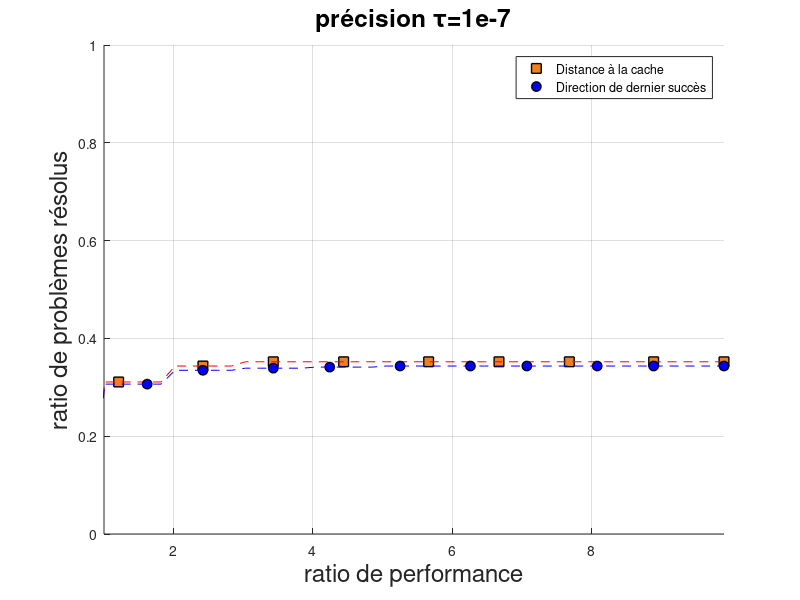

The MATLAB script that drew this image:
%            b     blue          .     point              -     solid
%            g     green         o     circle             :     dotted
%            r     red           x     x-mark             -.    dashdot 
%            c     cyan          +     plus               --    dashed   
%            m     magenta       *     star             (none)  no line
%            y     yellow        s     square
%            k     black         d     diamond
%            w     white         v     triangle (down)
%                                ^     triangle (up)
%                                <     triangle (left)
%                                >     triangle (right)
%                                p     pentagram
%                                h     hexagram
%         


clear all;

MM=50;
MMM=10;
cBlue = [28 96 243] ./ 255;
cRed = [239 11 3] ./ 255;
cGreen = [96 239 10] ./ 255;
cOrange = [241 126 32] ./ 255;
cViolet = [150 11 150] ./ 255;
cRose = [255 95 145] ./ 255;

cLightBlue = [72 242 253] ./ 255;
cLightRed = [231 100 148] ./ 255;
cLightGreen = [56 220 190] ./ 255;
cLightOrange = [245 206 149] ./ 255;
cLightViolet = [187 133 189] ./ 255;
%------------------------------------%


X=load('outputs/pp7.txt');

L=size(X,1)/2;
NBcol=size(X,2);

maxAxeX=X(L,1);

if ( NBcol<=1 )
    warning('Too few columns (<2)');
    return;
end

figure;  

hold on;


h = zeros(1, NBcol-1);


L1=X(round(1+linspace(1,L-1,10)),:);
h(1)=plot ( L1(:,1) , L1(:,2)/100 , 's', 'color',cOrange,'LineWidth',1,'MarkerEdgeColor','k','MarkerFaceColor',cOrange,'MarkerSize',7 ); 
plot( X(1:MM,1) , X(1:MM,2)/100 , 'r--' ); 

if ( NBcol==1 )
    legend(h(1),'1');
end


if ( NBcol>=3 )
    L2=X(round(3+linspace(1,L-3,11)),:);
    h(2)=plot ( L2(:,1) , L2(:,3)/100 , 'o', 'color','b','LineWidth',1,'MarkerEdgeColor','k','MarkerFaceColor','b','MarkerSize',7 ); 
    plot( X(1:MM,1) , X(1:MM,3)/100 , 'b--' );
    if ( NBcol==3 )
        legend(h,'Distance à la cache','Direction de dernier succès');
        %legend (h,'Distance to cache','Direction of last success'); 
        grid on;
    end
end

if ( NBcol>=4 )
    L3=X(round(5+linspace(1,L-5,12)),:);
    h(3)=plot ( L3(:,1) , L3(:,4) , 'o', 'LineWidth',1,'MarkerEdgeColor','k','MarkerFaceColor','m','MarkerSize',7 ); 
    plot( X(:,1) , X(:,4) , 'm--' );
    if ( NBcol==4 )
        legend(h,'1','2','3');
    end
end

if ( NBcol>=5 )
    L4=X(round(7+linspace(1,L-7,13)),:);
    h(4)=plot ( L4(:,1) , L4(:,5) , '^', 'LineWidth',1,'MarkerEdgeColor','k','MarkerFaceColor','y','MarkerSize',7 ); 
    plot( X(:,1) , X(:,5) , 'y--' );
    if ( NBcol==5 )
        legend(h,'1','2','3','4');
    end
end

if ( NBcol>=6 )
    L5=X(round(9+linspace(1,L-9,14)),:);
    h(5)=plot ( L5(:,1) , L5(:,6) , '<', 'LineWidth',1,'MarkerEdgeColor','k','MarkerFaceColor','g','MarkerSize',7 ); 
    plot( X(:,1) , X(:,6) , 'g--' );
    if ( NBcol==6 )
        legend(h,'1','2','3','4','5');
    end
end

if ( NBcol>=7 )
    L6=X(round(11+linspace(1,L-11,15)),:); 
    h(6)=plot ( L6(:,1) , L6(:,7) , '>', 'LineWidth',1,'MarkerEdgeColor','k','MarkerFaceColor','r','MarkerSize',7 );
    plot( X(:,1) , X(:,7) , 'r--' );
    if ( NBcol==7 )
        legend(h,'1','2','3','4','5','6');
    end
end

if ( NBcol>=7 )
    warning('Too many columns (>=7)');
    return;
end
%------------------------------------%

 


title ( {'précision \tau=1e-7'},'fontsize',17.6 );
    
axis ( [1 maxAxeX  0  1] );

xlabel ( 'ratio de performance','fontsize',17.6 );
ylabel ( 'ratio de problèmes résolus','fontsize',17.6 );
%xlabel ( 'performance ratio \alpha' );
%ylabel ( 'ratio of solved problems' );
% print(gcf, '-dpdf', '-r300', 'dp3.pdf')

hold off;
